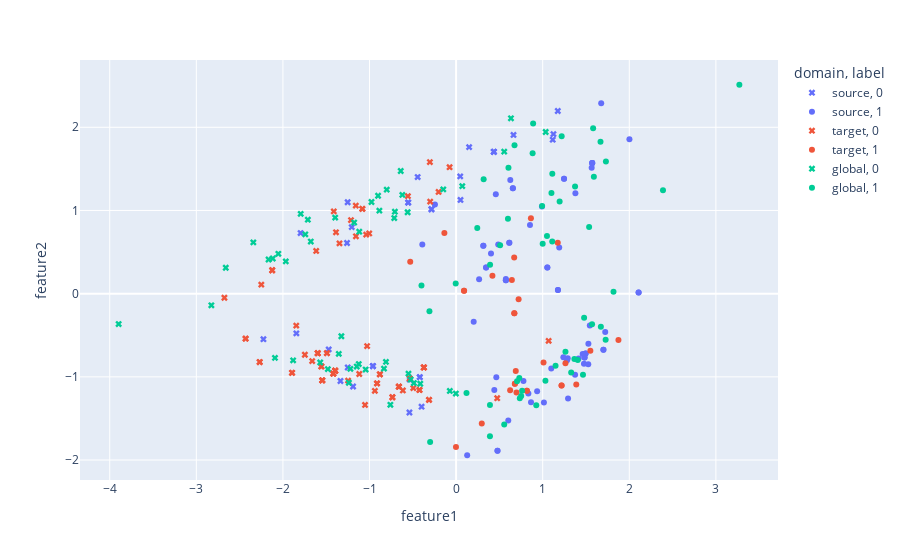
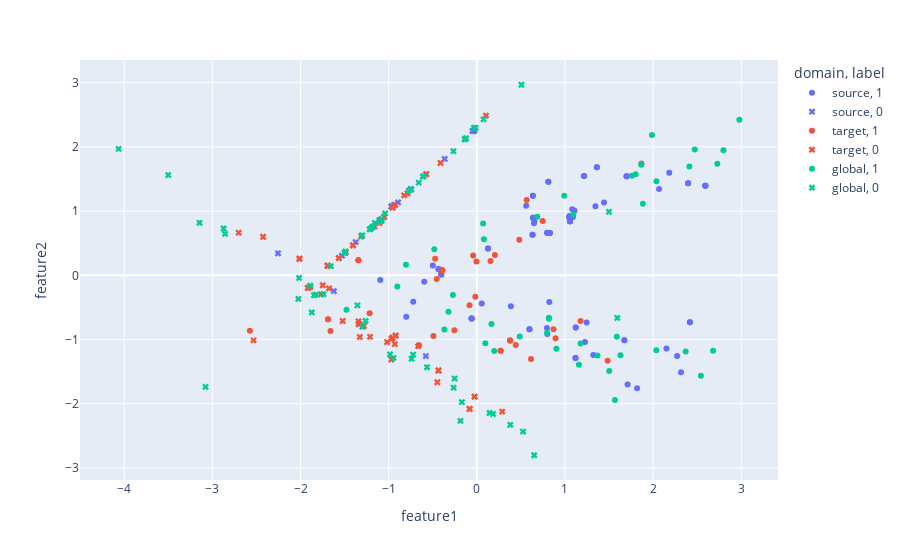
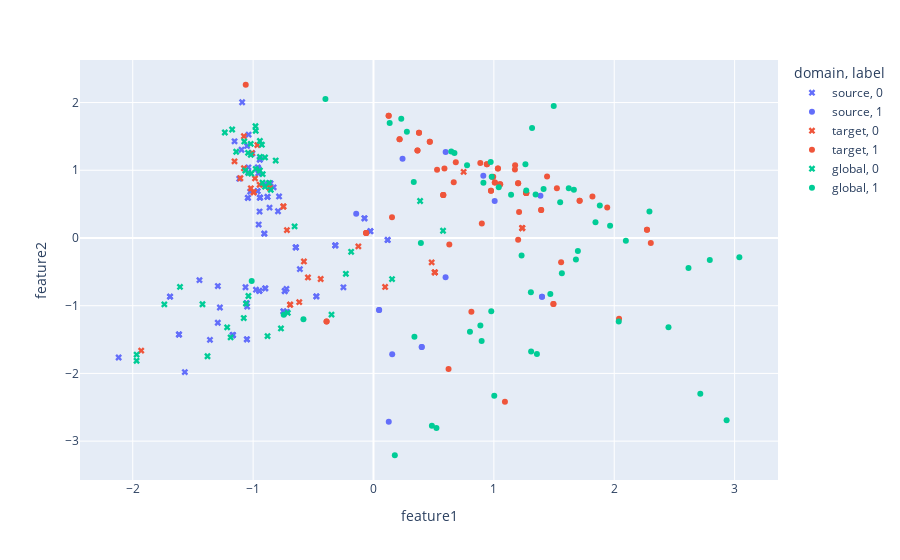
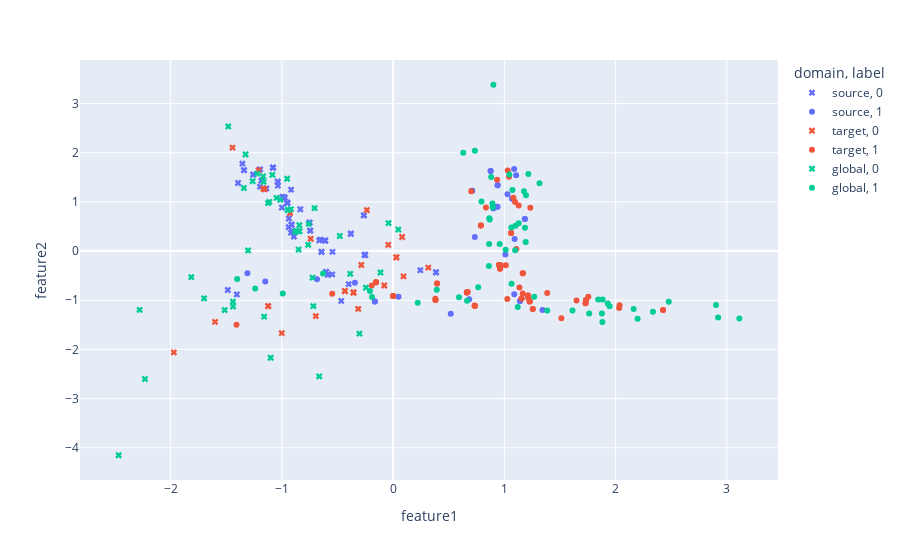

Source (notebook cell) for these figures, in order:
### Markdown cell above
Create several datasets with the builder and visualize

### Code cell
from datagen.selector import  Selector
from datagen.builder import  DatasetBuilder
from datagen.visualize import visualize_shift2d_px, visualize_shift3d_px
from evaluate.evaluate import analyze_data

init_classification = {
    'n_samples' : 500,
    'n_features' : 2,
    'n_informative' : 2,
    'n_repeated' : 0,
    'n_redundant' : 0
}

selector = Selector(100, 100, 100, 1, 1, 2)
builder = DatasetBuilder(init_classification, selector)
runs = 4
for _ in range(runs):
    data = builder.generate()
    visualize_shift2d_px(*data)
    metrics = analyze_data(data)
    for key in metrics:
        print(f"{key}: {metrics[key]}")
